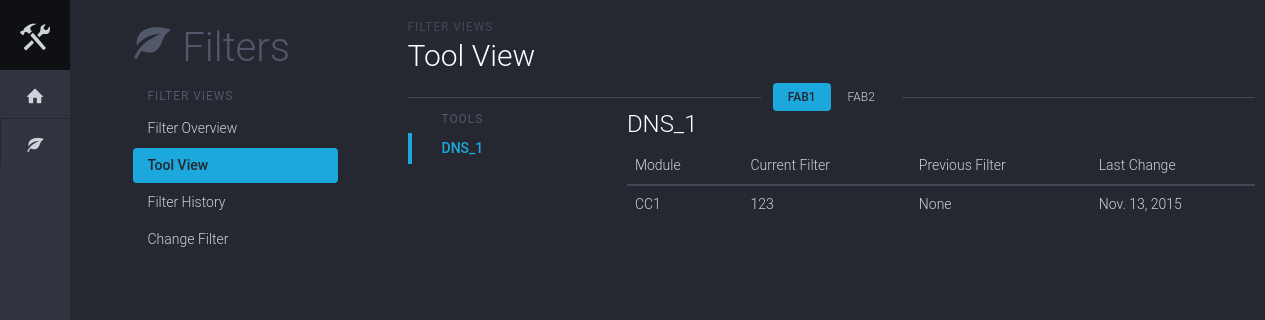
Before: /filters/tools/fab1/ with the older database file.
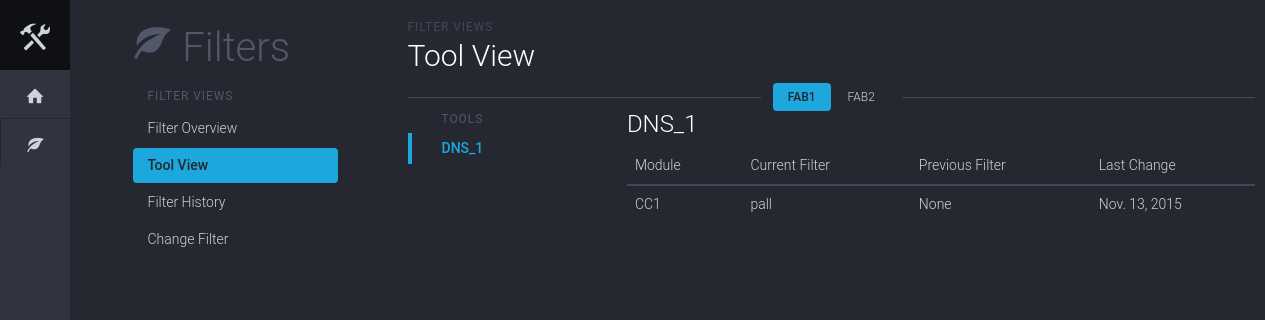
After: the same page with the newer database file.
### filter_app/models.py (models this page shows)
class Module(models.Model):
	name = models.CharField(max_length=32, unique=True)
	main_tool = models.ForeignKey(Tool)
	current_filter = models.ForeignKey(Filter, related_name='+')
	previous_filter = models.ForeignKey(Filter, related_name='+', null=True) # No backwards relation!
	chemistry = models.ManyToManyField(Chemistry, related_name='modules')
	class Meta:
		app_label = 'filter_app'
		verbose_name = 'module'
		verbose_name_plural = 'modules'
	def __unicode__(self):
		return self.name
	def __str__(self):
		return self.main_tool.name + '-' +self.name

class Filter(models.Model):
	product_code = models.CharField(max_length=255, unique=True)
	manufacturer = models.CharField(max_length=255)
	pore_size = models.CharField(max_length=32)
	class Meta:
		app_label = 'filter_app'
		verbose_name = 'filter'
		verbose_name_plural = 'filters'
	def __unicode__(self):
		return self.product_code
	def __str__(self):
		return self.product_code

class FilterSwap(models.Model):
	module = models.ForeignKey(Module, related_name='swaps')
	swapped_filter = models.ForeignKey(Filter, related_name='swaps')
	comment = models.TextField()
	date = models.DateField('Date', default=datetime.date.today)
	who = models.CharField(max_length=32, null=True)
	class Meta:
		app_label = 'filter_app'
		verbose_name = 'filter swap'
		verbose_name_plural = 'filter swaps'
		ordering = ['-date']
	def __unicode__(self):
		return str(self.module) + ': filter changed on ' + str(self.date)
	def __str__(self):
		return str(self.module) + ': filter changed on ' + str(self.date)
	def save(self, *args, **kwargs):
		active_filter = self.module.current_filter
		if active_filter and self.swapped_filter != active_filter:
			self.module.previous_filter = active_filter
			print 'filter swapped!'
			print self.module.previous_filter
		super(FilterSwap, self).save(*args, **kwargs)

### filter_app/views.py (the view)
# urls.py: url(r'^tools/(?P<fab>[\w-]+)/(?P<tool>[\w-]*)$', views.ToolView.as_view(), name='test'),
class ToolView(ListView):
	model = models.Tool
	context_object_name = 'tool_list'
	template_name = 'overview3.html'
	def get_context_data(self, **kwargs):
		modules = models.Module.objects.filter(main_tool__name__iexact=self.tool).prefetch_related()
		ctx = super(ToolView, self).get_context_data(**kwargs)
		ctx['modules'] = modules
		ctx['current_tool'] = self.tool
		ctx['fab'] = self.fab
		return ctx
	def get_queryset(self):
		self.fab = self.kwargs['fab']
		if not self.kwargs['tool']:
			self.tool = models.Tool.objects.filter(cleanroom__iexact=self.fab).first().name.lower()
		else:
			self.tool = self.kwargs['tool']
		return self.model.objects.filter(cleanroom__iexact=self.fab).prefetch_related()

### filter_app/templatetags/filter_tags.py (called while the page is built)
@register.tag
def active(parser, token):
    try:
        args = token.split_contents()
        print 'args: ' + str(args[1]) + ' ' + str(args[2])
        return ActiveUrlNode(args[1], args[2])
    except ValueError:
        raise template.TemplateSyntaxError, "%r tag requires at least 2 arguments" % token.contents.split()[0]

    def render(self, context):
        request = self.request.resolve(context)
        any_of = False
        try:
            url = resolve(request.path_info)
            print 'url: ' + str(url.url_name)
            url_name = url.url_name
            print 'url name-- ' + str(url_name)
            print 'den andere-- ' + str(self.names)
            if url_name == self.names:
                print 'jeeeeej'
                any_of=True
            else:
                print 'tis ni waar '
            '''for n in self.names:
                name = n.resolve(context)
                if url_name.startswith(name):
                    any_of = True
                    break'''
        except:
            print "Cannot resolve %s" % request.path_info
        return self.return_value if any_of else ''

### filter_app/templates/overview3.html (shortened to what this page needs)
{% extends 'layout.html' %}
{% load staticfiles %}
{% block extra_css %}
	<link rel="stylesheet" href="{% static 'css/style.css' %}">
{% endblock extra_css %}
{% block content %}
	<div class="container">
		<div class="row">
			<div class="col-sm-9 col-xs-12 content">
				<div class="dashhead">
					<div class="dashhead-titles">
						<h6 class="dashhead-subtitle">Filter Views</h6>
						<h2 class="dashhead-title">Tool View</h2>
					</div>
				</div>
				<div class="hr-divider">
					<ul class="nav nav-pills hr-divider-content hr-divider-nav" role="tablist">
						<li  {% if fab == 'fab1' %}class="active"{% endif %} role="presentation">
							<a href="{% url 'test' fab='fab1' tool='' %}">Fab1</a>
						</li>
						<li {% if fab == 'fab2' %}class="active"{% endif %} role="presentation">
							<a href="{% url 'test' fab='fab2' tool='' %}" {% if fab == 'fab2' %}class="active"{% endif %}>Fab2</a>
						</li>
					</ul>
				</div>
				<div class="row">
					<div class="col-sm-3 col-xs-4">
						<ul class="nav nav-bordered nav-stacked">
							<li class="nav-header">Tools</li>
							{% for tool in tool_list %}
							<li {% if tool.name|lower == current_tool %}class="active"{% endif %}>
								<a href="{% url 'test' fab=tool.cleanroom|lower tool=tool.name|lower %}">{{ tool.name|upper }}</a>
							</li>
						{% endfor %}
						</ul>
					</div>
					<div class="col-sm-9 col-xs-8">
						<div class="dashhead">
						  	<div class="dashhead-titles">
						    	<h3 class="dashhead-title">DNS_1</h3>
						  	</div>
						</div>
						<div class="table-full">
							<div class="table-responsive">
								<table class="table" data-sort="table">
									<thead>
										<tr>
											<th class="header">Module</th>
											<th class="header">Current Filter</th>
											<th class="header">Previous Filter</th>
											<th class="header">Last Change</th>
										</tr>
									</thead>
									<tbody>
										{% for module in modules %}
										<tr>
											<td>
												{{ module.name }}
											</td>
											<td>
												{{ module.current_filter }}
											</td>
											<td>
												{{  module.previous_filter }}
											</td>
											<td>
												{{ module.swaps.last.date }}
											</td>
										</tr>
										{% endfor %}
									</tbody>
								</table>
							</div>
						</div>
					</div>
				</div>
			</div>
		</div>
	</div>
{% endblock content %}

Changed rows visible on the page:
changed through a linked row, Module "CC1": current_filter "123" → "pall"
